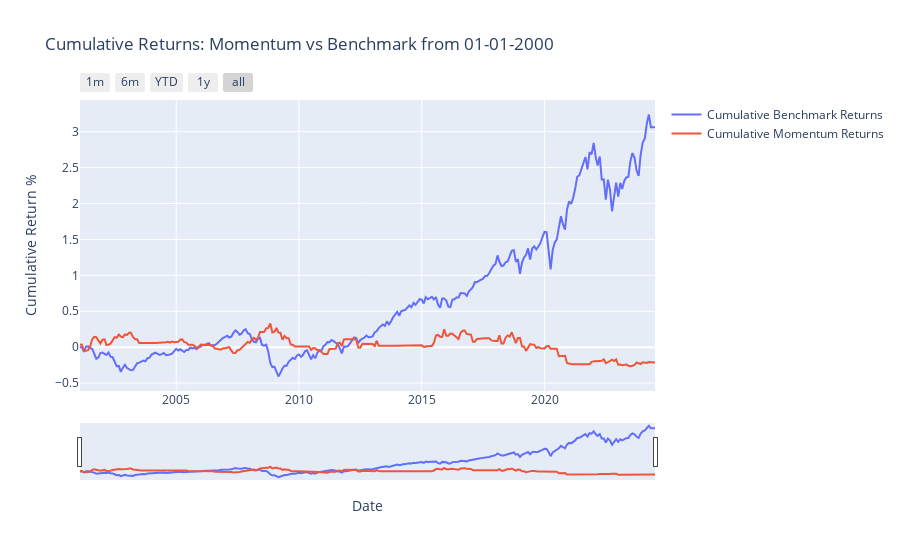

Notebook code for this chart:
### Code cell
# Create a Plotly figure
fig = go.Figure()

# Add the cumulative benchmark returns line trace
fig.add_trace(
    go.Scatter(
        x=cumulative_benchmark_returns.index,
        y=cumulative_benchmark_returns,
        mode='lines',
        name='Cumulative Benchmark Returns'
    )
)

# Add the cumulative momentum returns line trace
fig.add_trace(
    go.Scatter(
        x=cumulative_momentum_returns.index,
        y=cumulative_momentum_returns,
        mode='lines',
        name='Cumulative Momentum Returns'
    )
)

# Configure the x-axis to show months when zoomed in and add range selector buttons
fig.update_layout(
    title='Cumulative Returns: Momentum vs Benchmark from 01-01-2000',
    xaxis_title='Date',
    yaxis_title='Cumulative Return %',
    xaxis=dict(
        tickmode='auto',
        rangeslider=dict(
            visible=True
        ),
        rangeselector=dict(
            buttons=list([
                dict(count=1, label="1m", step="month", stepmode="backward"),
                dict(count=6, label="6m", step="month", stepmode="backward"),
                dict(count=1, label="YTD", step="year", stepmode="todate"),
                dict(count=1, label="1y", step="year", stepmode="backward"),
                dict(step="all")
            ])
        ),
        type="date"
    ),
)

# Show the plot
fig.show()

### Figure 1 — Plotly figure (JSON) as saved in the notebook; plotly's stock layout.template omitted (floating-point values rounded to 4 significant figures; data arrays with more than 128 entries replaced by an {"elided": "..."} marker saying what was removed)
{"data": [{"mode": "lines", "name": "Cumulative Benchmark Returns", "type": "scatter", "x": {"elided": "282 str values"}, "y": {"elided": "282 float values"}}, {"mode": "lines", "name": "Cumulative Momentum Returns", "type": "scatter", "x": {"elided": "282 str values"}, "y": {"elided": "282 float values"}}], "layout": {"title": {"text": "Cumulative Returns: Momentum vs Benchmark from 01-01-2000"}, "xaxis": {"rangeselector": {"buttons": [{"count": 1, "label": "1m", "step": "month", "stepmode": "backward"}, {"count": 6, "label": "6m", "step": "month", "stepmode": "backward"}, {"count": 1, "label": "YTD", "step": "year", "stepmode": "todate"}, {"count": 1, "label": "1y", "step": "year", "stepmode": "backward"}, {"step": "all"}]}, "rangeslider": {"visible": true}, "tickmode": "auto", "title": {"text": "Date"}, "type": "date"}, "yaxis": {"title": {"text": "Cumulative Return %"}}}}
